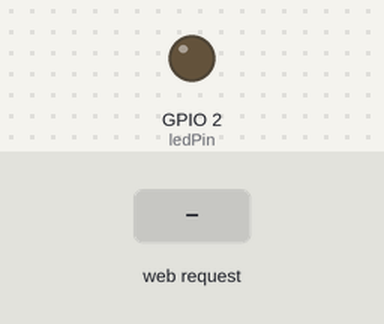
Bench run of a sketch on a simulated ESP32. Parts: output pins drawn as LEDs (lit = HIGH). The test bench sets the inputs (shaded band). WiFi joins after 1.5 s; servers stay silent unless stated; what the sketch prints to the serial monitor is not drawn.

Above: at 2.7 s.
2.8 s: HTTP request GET /led/on received
At 3.1 s:
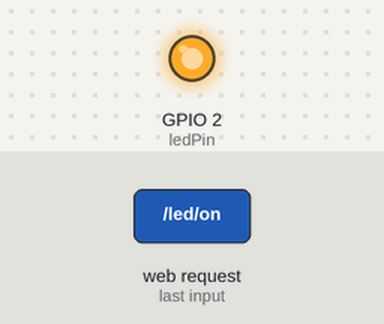
4.3 s: HTTP request GET /led/off received
At 5.4 s:
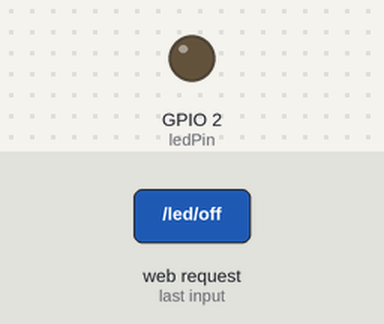
Timing chart, 0 to 7.3 s (numbered marks = the images above; inputs shaded):
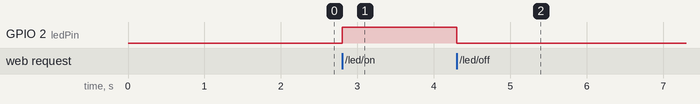

The sketch:

WebServerLedBlink.ino
```cpp
// led blink project that works on ESP32
// make sure you import the webserver file
// change the Wi-fi credentials and upload the code then check the serial monitor you will get the ip address like http://192.168.18.xxx/ then go to your browser and paste the ip address to interact


#include <WiFi.h>
#include <WebServer.h> //do not forgot to import the web-server-file

// Replace with your Wi-Fi credentials
const char* ssid = "ssid";
const char* password = "Password";

const int ledPin = 2; //defult led pin of esp32

WebServer server(80);

// HTML content
const char* htmlPage = R"rawliteral(
<!DOCTYPE html>
<html>
<head>
  <title>ESP32 LED Control</title>
  <style>
    body { font-family: Arial; text-align: center; padding-top: 50px; }
    h1 { color: #333; }
    button {
      font-size: 20px;
      padding: 10px 20px;
      margin: 20px;
      cursor: pointer;
      border: none;
      border-radius: 5px;
    }
    .on { background-color: #4CAF50; color: white; }
    .off { background-color: #f44336; color: white; }
  </style>
</head>
<body>
  <h1>ESP32 LED Controller</h1>
  <button class="on" onclick="location.href='/led/on'">Turn LED ON</button>
  <button class="off" onclick="location.href='/led/off'">Turn LED OFF</button>
</body>
</html>
)rawliteral";

void handleRoot() {
  server.send(200, "text/html", htmlPage);
}

void handleLedOn() {
  digitalWrite(ledPin, HIGH);
  server.sendHeader("Location", "/");
  server.send(303);  // Redirect to root page
}

void handleLedOff() {
  digitalWrite(ledPin, LOW);
  server.sendHeader("Location", "/");
  server.send(303);  // Redirect to root page
}

void setup() {
  Serial.begin(115200);
  pinMode(ledPin, OUTPUT);
  digitalWrite(ledPin, LOW);

  WiFi.begin(ssid, password);
  Serial.print("Connecting to WiFi");
  while (WiFi.status() != WL_CONNECTED) {
    delay(500);
    Serial.print(".");
  }
  Serial.println("\nConnected to WiFi.");
  Serial.print("IP Address: ");
  Serial.println(WiFi.localIP());

  server.on("/", handleRoot);
  server.on("/led/on", handleLedOn);
  server.on("/led/off", handleLedOff);

  server.begin();
  Serial.println("HTTP server started");
}

void loop() {
  server.handleClient();
}
```

Measured:
- after the input at 2.8 s, GPIO 2 (ledPin): LOW → HIGH at once
- after the input at 4.3 s, GPIO 2 (ledPin): HIGH → LOW at once
